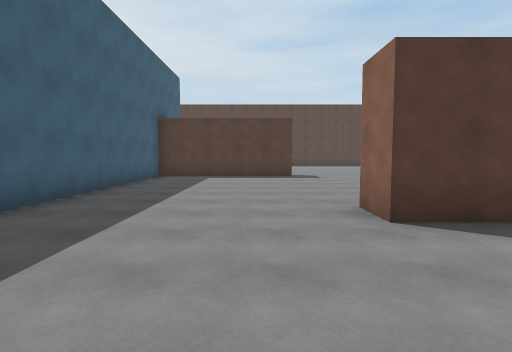
[1] (above)

24 first-person views from a walk through a scene from a Unity 3-D project. The camera is 1.5 m above the floor, tilts 4° down and sees 80° across. The floor is counted in squares, 2 m on a side. Each view is taken from the middle of a square. On the plan, view 1 faces up. The plan holds only what a view shows up to about 10 squares ahead; the rest is blank. The place goes on beyond the plan.

[2]
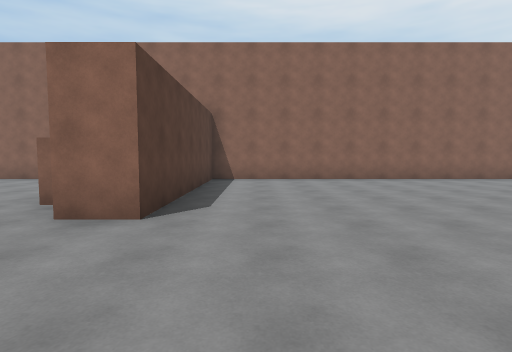

[3]
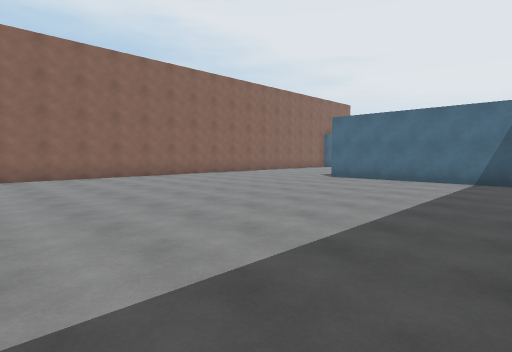

[4]
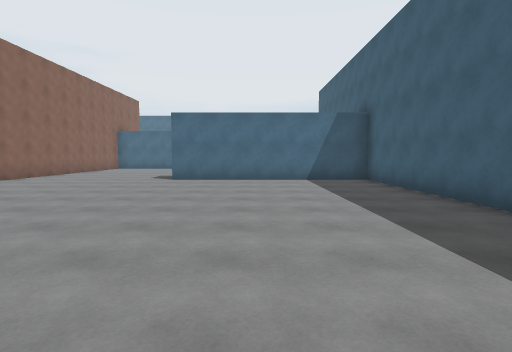

[5]
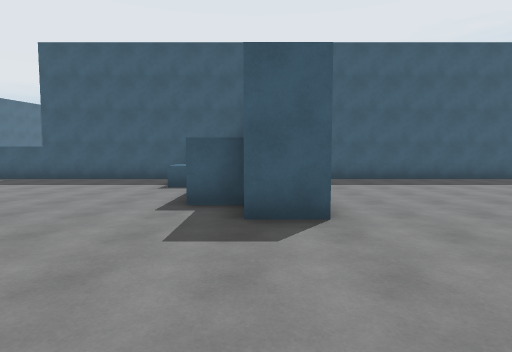

[6]
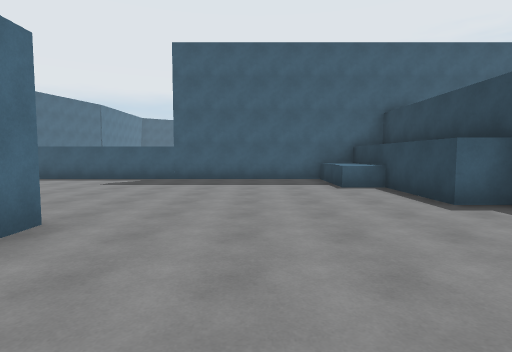

[7]
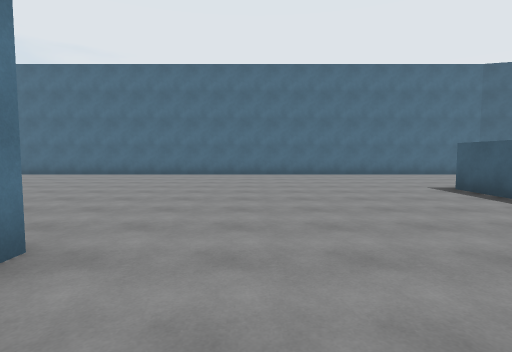

[8]
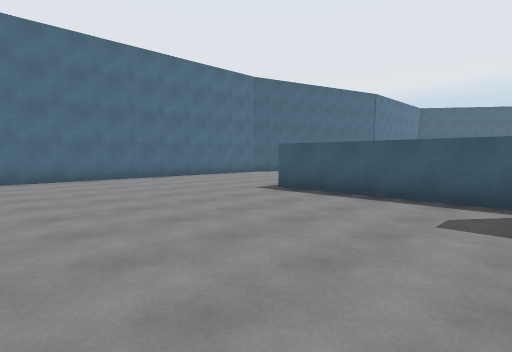

[9]
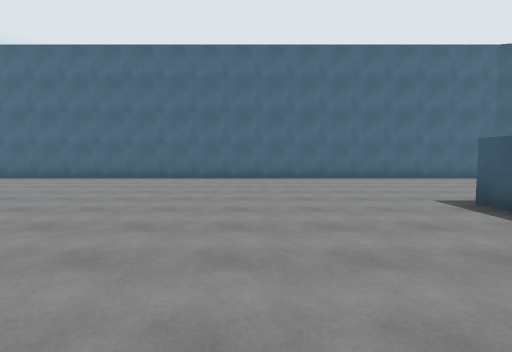

[10]
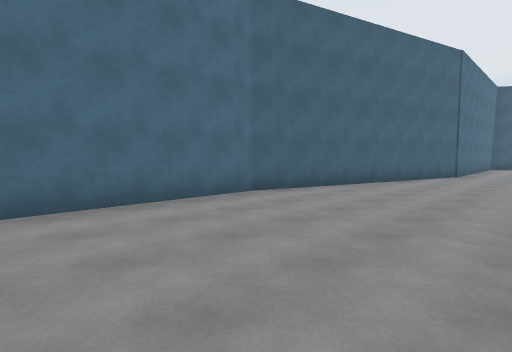

[11]
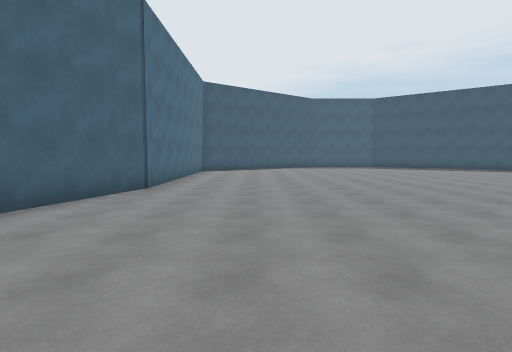

[12]
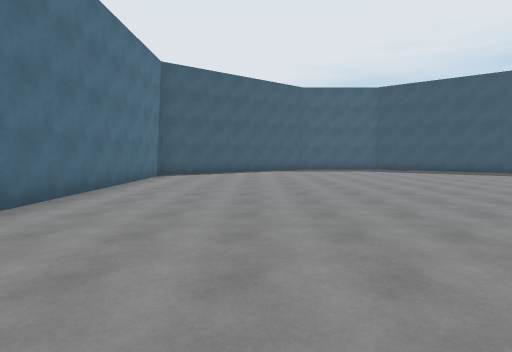

[13]
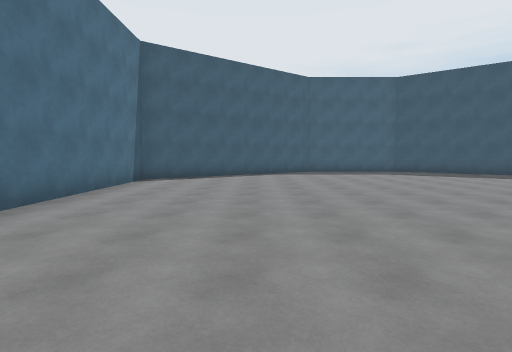

[14]
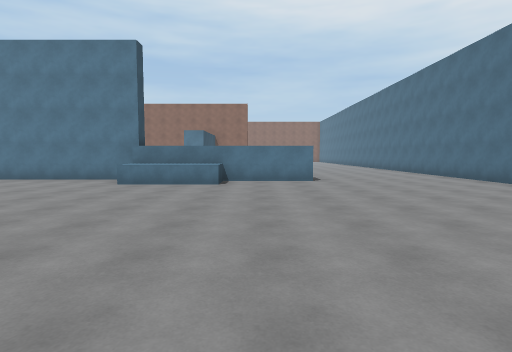

[15]
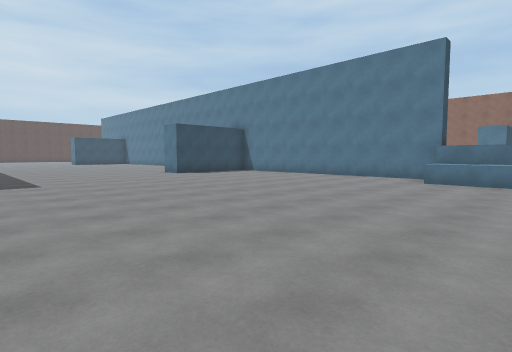

[16]
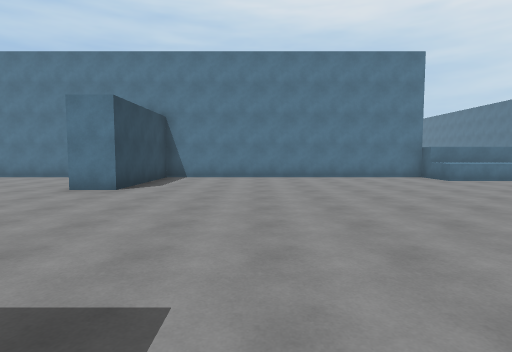

[17]
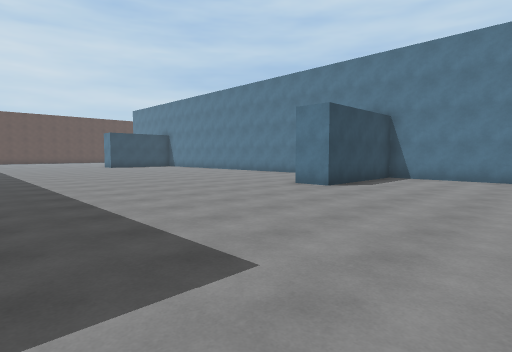

[18]
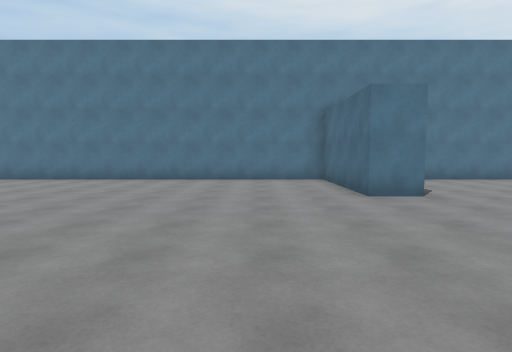

[19]
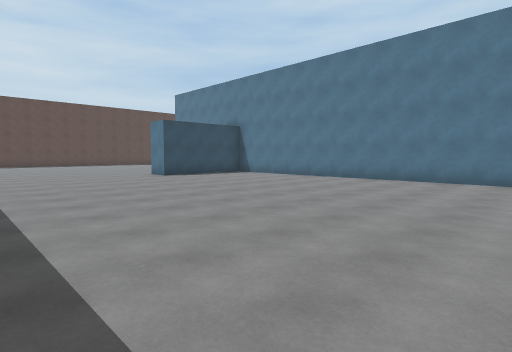

[20]
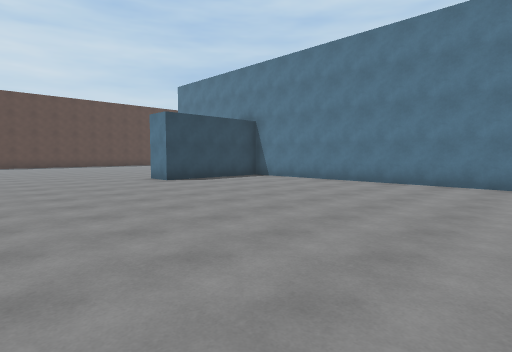

[21]
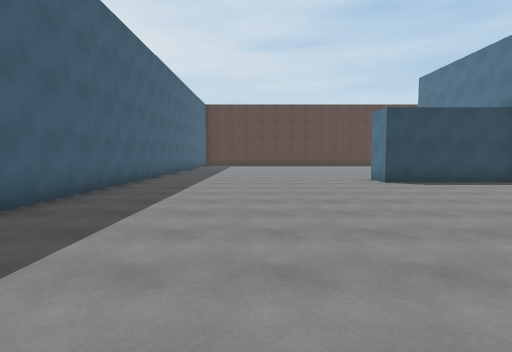

[22]
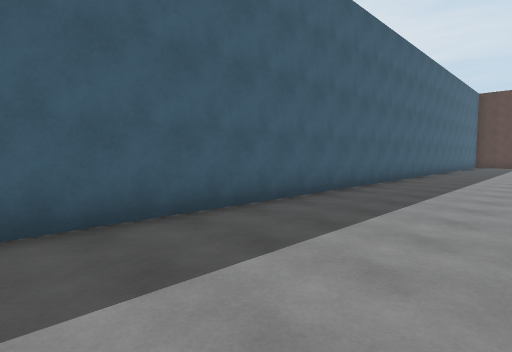

[23]
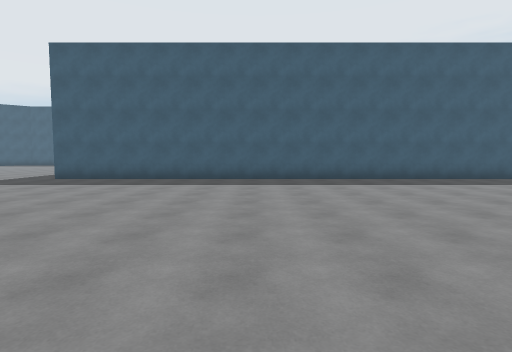

[24]
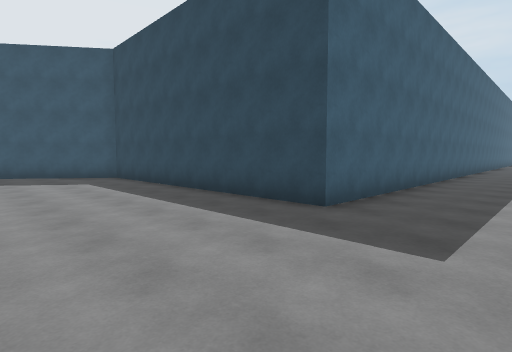

### Floor plan
Points are (right, up) in squares from view 1. A wall is a line through its corners. A room is listed if a view was taken in it or the views show most of it. See-through windows are left out.
Room 1 (views 1, 2, 3, 4, 5, 6, 7, 8, 9, 10, 11, 12, 13, 14, 15, 16, 17, 18, 19, 20, 21, 22, 23, 24)
walls: (-5.3, -14.5) (-3.8, -14.5) (-3.8, -6) (-7.5, -6) (-7.5, -5) (-3.8, -5) (-3.8, 6.1); (1.5, -8.1) (1.5, -9) (-3.4, -9) (-3.4, -19.6); (-3.4, -0.1) (-3.4, -7.1) (2.5, -7.1) (2.5, -8.2); (2.8, -14.3) (3.4, -14.3); (-4.4, -19.8) (-4.4, -14.5); (7.3, -8) (7.3, 3.3) (1.5, 3.3) (1.5, 4.4); (-14.8, -22.4) (-7.3, -24.5); (-4.1, 8.2) (-7.5, 8.2) (-7.5, 9.2); (-7.5, -24.5) (7.5, -24.5); (-3.4, 10) (-3.4, 3.9); (-14.4, 10.9) (-14.4, -7.2) (-22.2, -7.2) (-24.3, -10); (-23.1, -21.3) (-22.2, -22.4) (-14.7, -22.4); (7.3, 8.6) (7.3, 9.9)
low walls: (-1, -9) (-1, -10) (-3.4, -10); (-5.3, -17.1) (-5.3, -14.5); (-4.5, -17.1) (-5, -17.1)

Positions as (right, up) in squares from view 1, and headings:
1: (0, 0), facing up
2: (-2, 2), facing right
3: (-3, 2), facing down-right
4: (0, 2), facing down
5: (6, -8), facing left
6: (6, -12), facing left
7: (1, -13), facing down
8: (2, -15), facing down-left
9: (0, -15), facing down
10: (-3, -20), facing down-left
11: (-8, -20), facing left
12: (-11, -19), facing left
13: (-13, -19), facing left
14: (-13, -18), facing right
15: (-14, -17), facing up-right
16: (-14, -9), facing right
17: (-14, -10), facing up-right
18: (-13, -3), facing right
19: (-13, -2), facing up-right
20: (-12, 0), facing up-right
21: (-11, 0), facing up
22: (-11, 0), facing up-left
23: (-5, -1), facing left
24: (-12, -11), facing up-left
